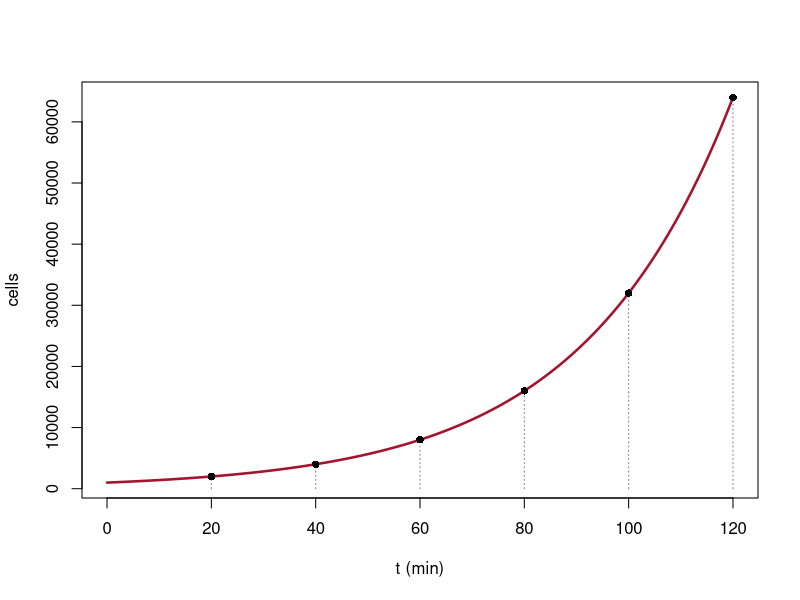

Here is the R script that generated this plot:
# Fig. 3.10: Growth of E. coli with a doubling time of 20 minutes (book, Section 3.2, Eq. 3.18)
# x(t) = 1000 · 2^(t/20) = 1000 e^(r t) with r = ln(2)/20 per minute
# (c) 2026 Philipp Kügler · Program for the book "Dynamical Systems in the Life Sciences" · MIT License (see LICENSE)
tV <- 20; x0 <- 1000
r <- log(2) / tV
t <- seq(0, 120, length.out = 300)
plot(t, x0 * exp(r * t), type = "l", col = rgb(0.64, 0.08, 0.18), lwd = 2.5, xaxt = "n", xlab = "t (min)", ylab = "cells")
axis(1, at = seq(0, 120, 20))
for (k in 1:6) { lines(c(tV * k, tV * k), c(0, x0 * 2^k), lty = 3, col = "grey50"); points(tV * k, x0 * 2^k, pch = 16) }
cat(sprintf("r = ln(2)/20 = %.5f per minute;  x(120) = %.0f cells\n", r, x0 * exp(r * 120)))
